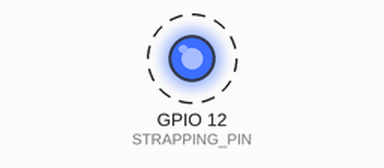
Recording of a program running on a simulated ESP32. On the bench: output pins drawn as LEDs (lit = HIGH). Dashed ring = blinking. What the program prints to the serial monitor is not drawn.

Above: at 1.2 s.
Timing chart, 0 to 4.0 s (numbered marks = the images above):
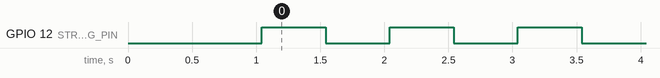

Measured:
- by itself, GPIO 12 (STRAPPING_PIN): alternates HIGH for 0.50 s and LOW for 0.50 s

The program:

main.cpp
```cpp
#include <Arduino.h>

constexpr uint8_t STRAPPING_PIN = 12;
constexpr unsigned long BLINK_MS = 500;

void setup() {
  Serial.begin(115200);
  delay(1000);

  const int strapState = digitalRead(STRAPPING_PIN);

  Serial.println();
  Serial.println("=== DEMO 4 - ESP32 GPIO12 STRAPPING PIN ===");
  Serial.println("ESP32 DevKit v1 | GPIO12 / MTDI");
  Serial.printf("GPIO12 level observed after boot: %s\n", strapState ? "HIGH" : "LOW");
  Serial.println();
  Serial.println("Hardware note:");
  Serial.println("GPIO12 is sampled during reset/boot and affects VDD_SPI configuration.");
  Serial.println("On classic ESP32 boards, pulling GPIO12 HIGH during boot can select 1.8 V flash supply.");
  Serial.println("A 3.3 V flash board may then fail to read flash and show a boot error such as 'flash read err'.");
  Serial.println();
  Serial.println("Wokwi note: this simulation does NOT reproduce the physical flash-voltage failure.");
  Serial.println("It demonstrates the GPIO12 pull-up and the GPIO behavior after boot.");
  Serial.println();

  pinMode(STRAPPING_PIN, OUTPUT);
  digitalWrite(STRAPPING_PIN, LOW);
}

void loop() {
  digitalWrite(STRAPPING_PIN, HIGH);
  delay(BLINK_MS);
  digitalWrite(STRAPPING_PIN, LOW);
  delay(BLINK_MS);
}
```
